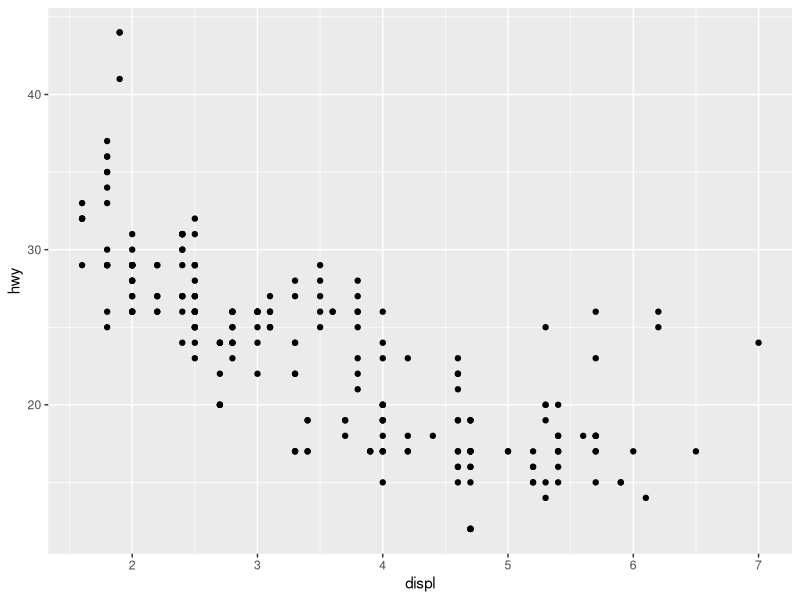
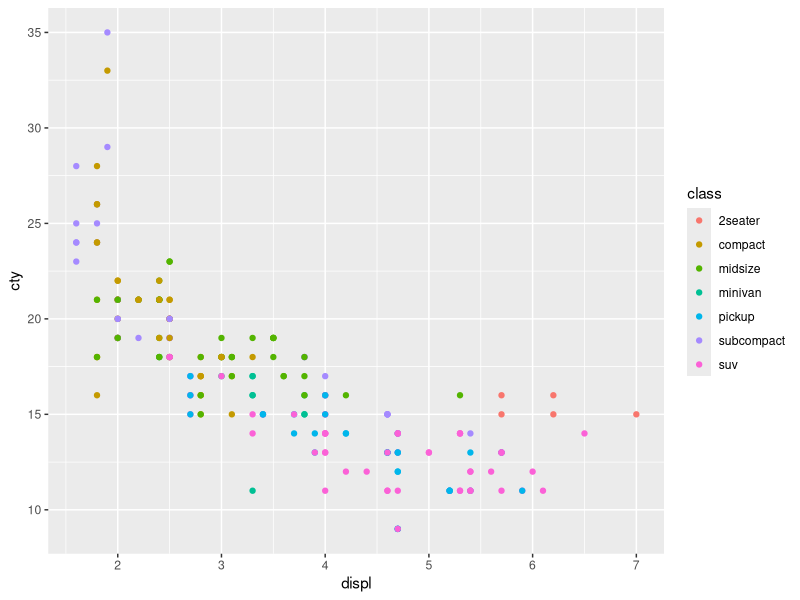
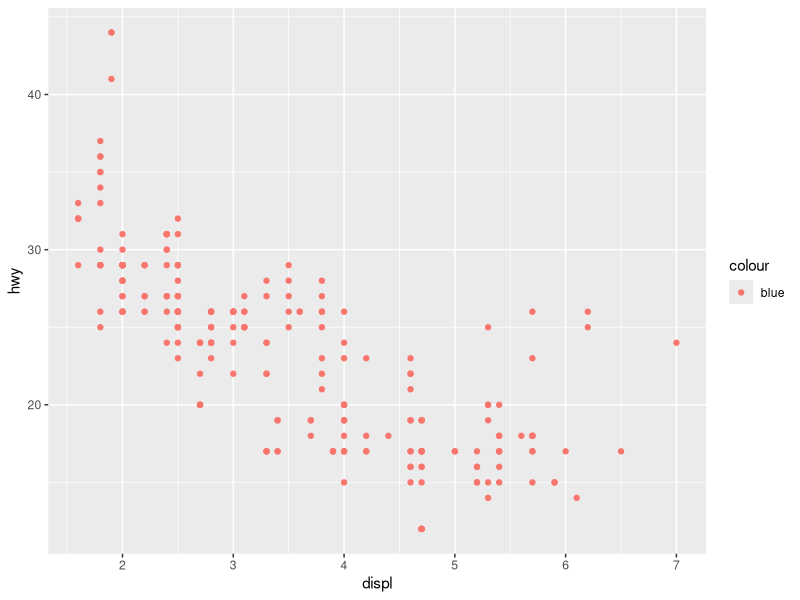
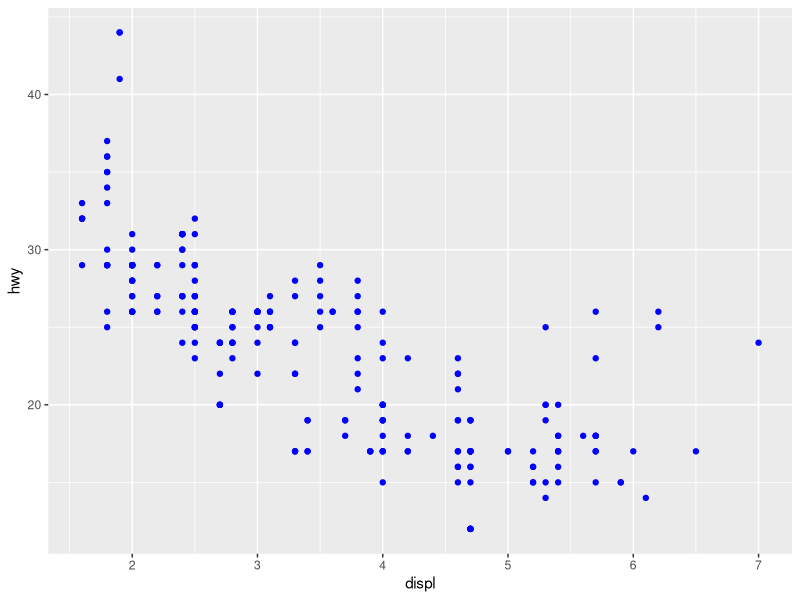
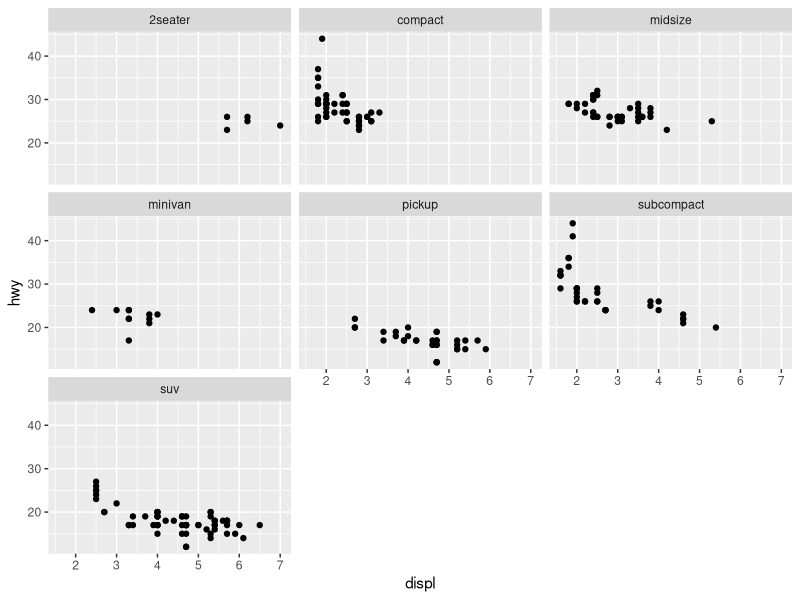
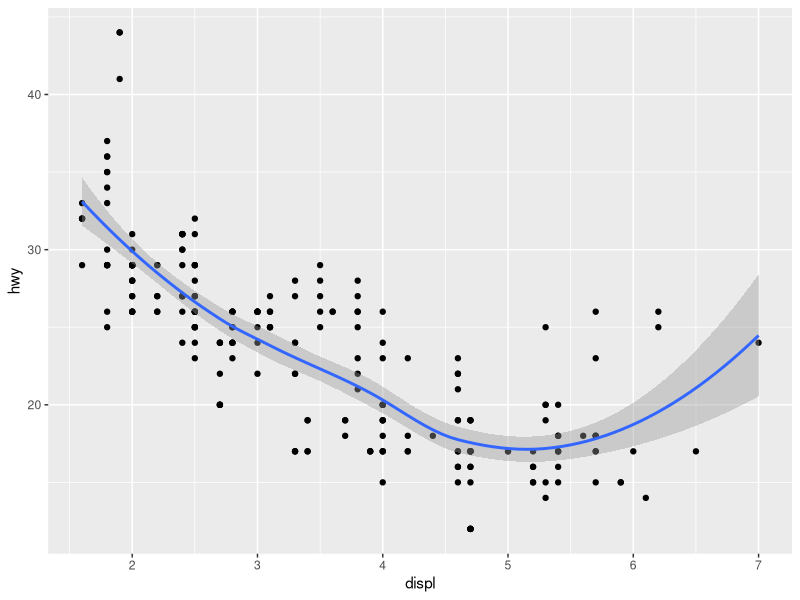
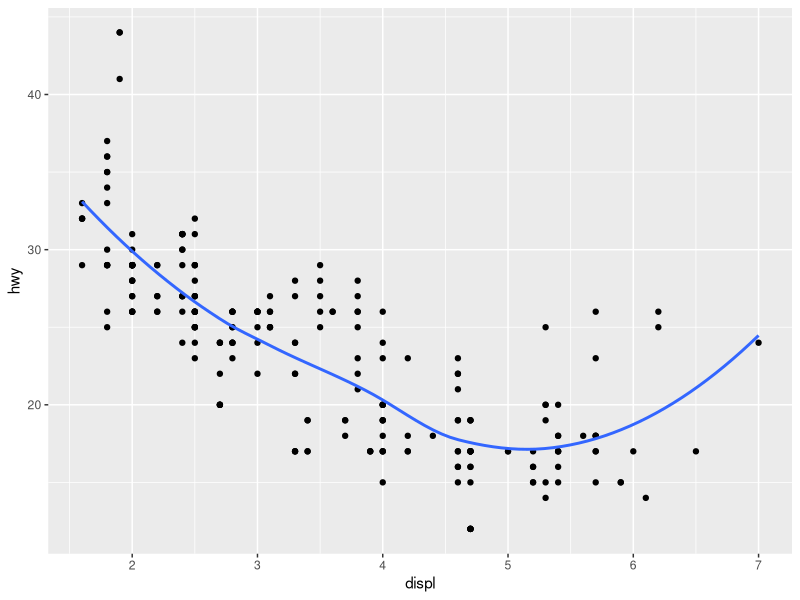
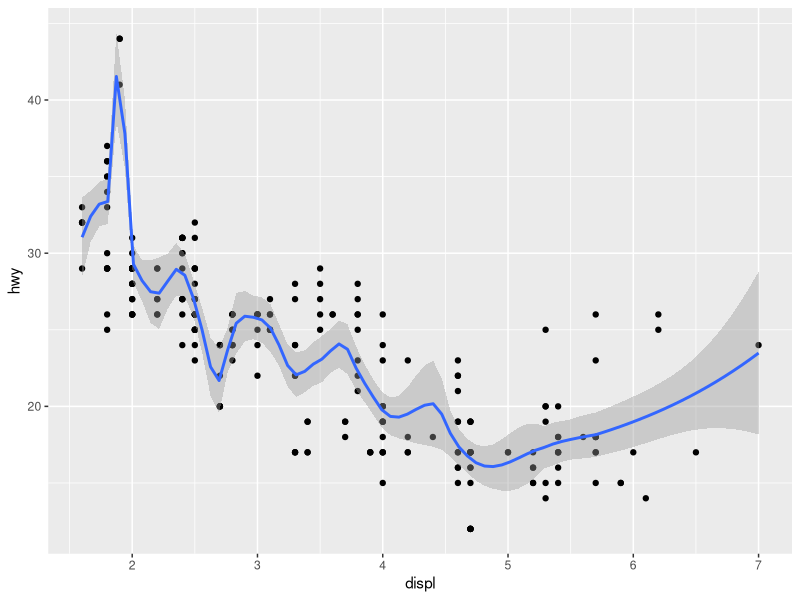

These charts were generated, in order, by the following R code:
require(data.table)
require(ggplot2)
require(dplyr)
require(mgcv)
require(MASS)

mpg

# 1.) List fine functions that you could use to get more information about the mpg dataset.

head(mpg)
summary(mpg)
View(mpg)
str(mpg)
glimpse(mpg)
class(mpg)

# 2.) How can you find out what other datasets are included with ggplot2?
pkg.data <- data(package = "ggplot2")
pkgs <- as.data.table(pkg.data$results)[,3:4]

pkgs

# 2.3
ggplot(mpg, aes(x = displ, y = hwy)) +
	geom_point()

# 2.4

ggplot(mpg, aes(displ, cty, colour = class)) +
	geom_point()

ggplot(mpg, aes(displ, hwy)) + geom_point(aes(colour = "blue"))
ggplot(mpg, aes(displ, hwy)) + geom_point(colour = "blue")

ggplot(mpg, aes(displ, hwy)) +
	geom_point() +
	facet_wrap(~class)

?facet_wrap

# 2.6, Geoms

ggplot(mpg, aes(displ, hwy)) +
	geom_point() +
	geom_smooth()

ggplot(mpg, aes(displ, hwy)) +
	geom_point() +
	geom_smooth(se = FALSE)

ggplot(mpg, aes(displ, hwy)) +
	geom_point() +
	geom_smooth(span = 0.2)

ggplot(mpg, aes(displ, hwy)) +
	geom_point() +
	geom_smooth(span = 1)

ggplot(mpg, aes(displ, hwy)) +
	geom_point() +
	geom_smooth(method = "gam", formula = y ~ s(x))

p1 <- ggplot(mpg, aes(displ, hwy)) +
	geom_point() +
	geom_smooth(method = "lm")

# debug data
ggplot_build(p1)$data

ggplot(mpg, aes(displ, hwy)) +
	geom_point() +
	geom_smooth(method = "rlm")

ggplot(mpg, aes(drv, hwy)) +
	geom_point()

ggplot(mpg, aes(drv, hwy)) + geom_jitter()
ggplot(mpg, aes(drv, hwy)) + geom_boxplot()
ggplot(mpg, aes(drv, hwy)) + geom_violin()

ggplot(mpg, aes(hwy)) + geom_histogram()

ggplot(mpg, aes(hwy)) + geom_freqpoly()

ggplot(mpg, aes(hwy)) + geom_freqpoly( binwidth = 2.5 )
ggplot(mpg, aes(hwy)) + geom_freqpoly(binwidth = 1)

ggplot(mpg, aes(displ, colour = drv)) +
	geom_freqpoly(binwidth = 0.5)

ggplot(mpg, aes(displ, fill = drv)) +
	geom_histogram(binwidth = 0.5) +
	facet_wrap(~drv, ncol = 1)

ggplot(mpg, aes(manufacturer)) +
	geom_bar()

drugs <- data.frame(
	 drug = c("a", "b", "c"),
	 effect = c(4.2, 9.7, 6.1))

ggplot(drugs, aes(drug, effect)) + geom_bar(stat = "identity")
ggplot(drugs, aes(drug, effect)) + geom_point()

ggplot(economics, aes(date, unemploy / pop)) +
	geom_line()

ggplot(economics, aes(date, uempmed)) +
	geom_line()

ggplot(economics, aes(unemploy / pop, uempmed)) +
	geom_point() +
	geom_path()

year <- function(x) as.POSIXlt(x)$year + 1900
ggplot(economics, aes(unemploy / pop, uempmed)) +
	geom_path(color = "grey50") +
	geom_point(aes(colour = year(date)))

head(mpg)

? reorder

head(diamonds)

# 2.7

ggplot(mpg, aes(cty, hwy)) +
	geom_point(alpha = 1 / 3)

ggplot(mpg, aes(cty, hwy)) +
	geom_point(alpha = 1 / 3) +
	xlab("city driving (mpg)") +
	ylab("highway driving (mpg)")

ggplot(mpg, aes(cty, hwy)) +
	geom_point(alpha = 1 / 3) +
	xlab(NULL) +
	ylab(NULL)

ggplot(mpg, aes(drv, hwy)) +
	geom_jitter(width = 0.25)

ggplot(mpg, aes(drv, hwy)) +
	geom_jitter(width = 0.25) +
	xlim("f", "r") +
	ylim(20, 30)

ggplot(mpg, aes(drv, hwy)) +
	geom_jitter(width = 0.25, na.rm = TRUE) +
	ylim(NA, 30)

# 2.8

p <- ggplot(mpg, aes(displ, hwy, color = factor(cyl))) +
	geom_point()

print(p)

ggsave("plot.png", width = 5, height = 5)
